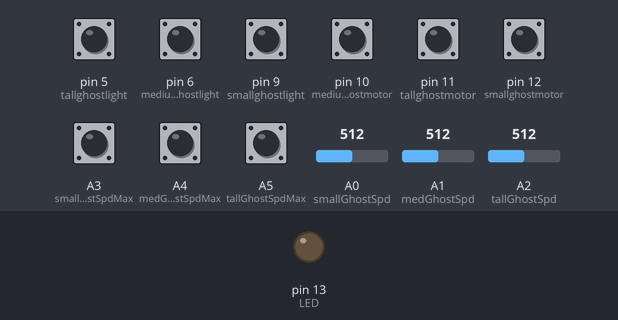
Simulated run of this sketch. Board: Arduino Uno, built with avr-gcc and run on an emulated ATmega328P. Shown: output pins drawn as LEDs (lit = HIGH). Dashed ring = blinking. The inputs (shaded band) are chosen by the test bench; at power-on: A3 (smallGhostSpdMax), A4 (medGhostSpdMax), A5 (tallGhostSpdMax), pin 5 (tallghostlight), pin 6 (mediumghostlight), pin 9 (smallghostlight), pin 10 (mediumghostmotor), pin 11 (tallghostmotor), pin 12 (smallghostmotor) HIGH, A0 (smallGhostSpd) = 512, A1 (medGhostSpd) = 512, A2 (tallGhostSpd) = 512. No radio packets arrive unless stated; pins used as bus, display or sensor lines are not drawn; what the sketch prints to the serial monitor is not drawn.

Above: at 0.06 s.
At 2.95 s:
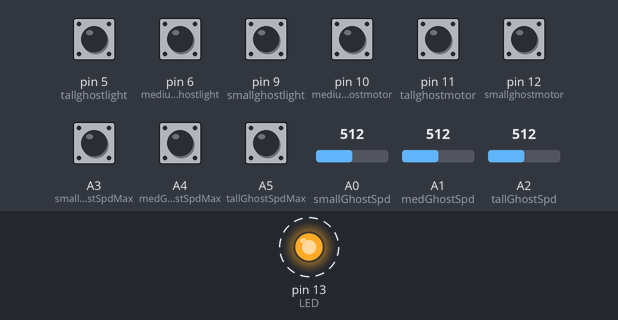
Timing chart, 0 to 3.2 s (numbered marks = the images above):
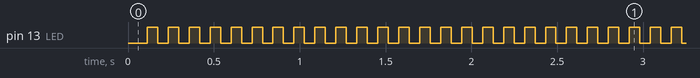

Measured:
- by itself, pin 13 (LED): alternates HIGH for 0.06 s and LOW for 0.06 s

The sketch:

MindManglerPickleTX.ino
```cpp
#include <SPI.h>
#include <RH_RF69.h>

/*
Mind Mangler - Bending Stands Pickle
RFM69HCW Version

Created: May 2023
Updated:
Code: Nick Blower / nick@junctioninc.co.uk / Seb S / seb@sghinnovations.com

Version:  1.0b
Based on: DMX_Dimmer

Ports:
Port  Tpye  I/O  Desc
A0    A     I    Small Ghost Speed
A1    A     I    Medium Ghost Speed
A2    A     I    Tall Ghost Speed
A3    D     I    Run Small Ghost Motor - MAX SPEED
A4    D     I    Run Medium Ghost Motor - MAX SPEED
A5	  D		  I    Run Tall Ghost Motor - MAX SPEED
D2    D		  IO   SDA
D3    D		  IO   SCL
D4    D     Out  RADIO - RESET
D5    D     I    Run Tall Ghost Light
D6    D     I    Run Medium Ghost Light
D7    D     Out  RADIO - IRQ
D8    D     Out  RADIO - CS
D12    D     I    Run Small Ghost Motor
D10   D     I    Run Medium Ghost Motor
D11   D     I    Run Tall Ghost Motor
D9   D     I    Run Small Ghost Light
D13   D     O    LED
*/

/// User Changeable Params /////
#define debug 0                   //Toggle view program state in serial monitor
#define debugSend 0               //Toggle view sent bytes in serial monitor
unsigned long debounceDelay = 50; //Debounce for light inputs
////////////////////////////////

//////// Program defines ///////
#define  RF69_FREQ	434.0
#define  TASK1_INTERVAL  50
#define  TASK2_INTERVAL  200
////////////////////////////////

//////// Pin Definitions ///////
#define RFM69_CS	8
#define RFM69_INT	7
#define RFM69_RST	4
#define LED			13
#define smallGhostSpd A0
#define medGhostSpd A1
#define tallGhostSpd A2
#define smallGhostSpdMax A3
#define medGhostSpdMax A4
#define tallGhostSpdMax A5
#define smallghostlight 9
#define mediumghostlight 6
#define tallghostlight 5
#define smallghostmotor 12
#define mediumghostmotor 10
#define tallghostmotor 11
////////////////////////////////

////// Program Variables ///////
RH_RF69 rf69(RFM69_CS, RFM69_INT);
uint8_t buf[RH_RF69_MAX_MESSAGE_LEN];
uint32_t task1MillisLast, task2MillisLast = 0;
bool ledState;
uint8_t  smallGhostSpdVal, medGhostSpdVal, tallGhostSpdVal;
bool smallghostlightval, mediumghostlightval, tallghostlightval, smallghostmotorval, mediumghostmotorval, tallghostmotorval;
bool lastsmallghostlightval, lastmediumghostlightval, lasttallghostlightval;
unsigned long lastDebounceTime1, lastDebounceTime2, lastDebounceTime3 = 0;
////////////////////////////////

void setup() {
	Serial.begin(115200);
  if(debug){while(!Serial)delay(1);}
	Serial.println("Mind Mangler Pickle TX");
	Serial.println();
  ioInit();
  radioInit();
}

void loop() {
	if (millis() - task1MillisLast > TASK1_INTERVAL) {
		task1MillisLast = millis();
    sendData();
    digitalWrite(LED, ledState);
	}
  if (millis() - task2MillisLast > TASK2_INTERVAL) {
   task2MillisLast = millis();
   if(debug){printDebug();}
  }
  readInputs();
}

void printDebug(){
  Serial.println("Bendy Mic Stand Pickle Status");
  Serial.println();
  Serial.print(" -smallGhostSpdVal: ");
  Serial.println(smallGhostSpdVal);
  Serial.print(" -medGhostSpdVal: ");
  Serial.println(medGhostSpdVal);
  Serial.print(" -tallGhostSpdVal: ");
  Serial.println(tallGhostSpdVal);
  Serial.print(" -smallghostlightval: ");
  Serial.println(smallghostlightval);
  Serial.print(" -mediumghostlightval: ");
  Serial.println(mediumghostlightval);
  Serial.print(" -tallghostlightval: ");
  Serial.println(tallghostlightval);
  Serial.print(" -smallghostmotorval: ");
  Serial.println(smallghostmotorval);
  Serial.print(" -mediumghostmotorval: ");
  Serial.println(mediumghostmotorval);
  Serial.print(" -tallghostmotorval: ");
  Serial.println(tallghostmotorval);
  Serial.println();
  Serial.println("-------------------------------");
}
```

io.ino
```cpp
void ioInit(){
  pinMode       (LED, OUTPUT);
  pinMode       (RFM69_RST, OUTPUT);
  pinMode       (smallGhostSpd, INPUT);
  pinMode       (medGhostSpd, INPUT);
  pinMode       (tallGhostSpd, INPUT);
  pinMode       (smallGhostSpdMax, INPUT_PULLUP);
  pinMode       (medGhostSpdMax, INPUT_PULLUP);
  pinMode       (tallGhostSpdMax, INPUT_PULLUP);
  pinMode       (smallghostlight, INPUT_PULLUP);
  pinMode       (mediumghostlight, INPUT_PULLUP);
  pinMode       (tallghostlight, INPUT_PULLUP);
  pinMode       (smallghostmotor, INPUT_PULLUP);
  pinMode       (mediumghostmotor, INPUT_PULLUP);
  pinMode       (tallghostmotor, INPUT_PULLUP);
  digitalWrite  (RFM69_RST, LOW);
}


bool buttonState1, buttonState2, buttonState3;

void readInputs(){

  bool smallghostlightreading = !digitalRead(smallghostlight);
  bool mediumghostlightreading = !digitalRead(mediumghostlight);
  bool tallghostlightreading = !digitalRead(tallghostlight);

  if (smallghostlightreading != lastsmallghostlightval) {lastDebounceTime1 = millis();}
  if ((millis() - lastDebounceTime1) > debounceDelay) {
    if(smallghostlightreading != buttonState1){
      buttonState1 = smallghostlightreading;
      if(buttonState1 == true){smallghostlightval = !smallghostlightval;}
    }
  }
  lastsmallghostlightval = smallghostlightreading;

  if (mediumghostlightreading != lastmediumghostlightval) {lastDebounceTime2 = millis();}
  if ((millis() - lastDebounceTime2) > debounceDelay) {
    if(mediumghostlightreading != buttonState2){
      buttonState2 = mediumghostlightreading;
      if(buttonState2 == true){mediumghostlightval = !mediumghostlightval;}
    }
  }
  lastmediumghostlightval = mediumghostlightreading;

  if (tallghostlightreading != lasttallghostlightval) {lastDebounceTime3 = millis();}
  if ((millis() - lastDebounceTime3) > debounceDelay) {
    if(tallghostlightreading != buttonState3){
      buttonState3 = tallghostlightreading;
      if(buttonState3 == true){tallghostlightval = !tallghostlightval;}
    }
  }
  lasttallghostlightval = tallghostlightreading;


  smallghostmotorval = !digitalRead(smallghostmotor);
  mediumghostmotorval = !digitalRead(mediumghostmotor);
  tallghostmotorval = !digitalRead(tallghostmotor);

  //Feather 32u4 has 10 bit ADC, so max value of 1024. Map from 10 to allow deadzone
  int16_t adc1 = map(analogRead(smallGhostSpd), 0, 1024, 30, 255);
  int16_t adc2 = map(analogRead(medGhostSpd), 0, 1024, 30, 255);
  int16_t adc3 = map(analogRead(tallGhostSpd), 0, 1024, 30, 255);

  if(adc1 < 30){adc1 = 30;}
  if(adc2 < 30){adc2 = 30;}
  if(adc3 < 30){adc3 = 30;}

  if(smallghostmotorval){smallGhostSpdVal = constrain(adc1, 0, 255);}
  if(mediumghostmotorval){medGhostSpdVal = constrain(adc2, 0, 255);}
  if(tallghostmotorval){tallGhostSpdVal = constrain(adc3, 0, 255);}

  //If analog pins can be treated as digital
  if(!digitalRead(smallGhostSpdMax)){smallGhostSpdVal = 255;}
  else if (!smallghostmotorval){smallGhostSpdVal = 0;}
  if(!digitalRead(medGhostSpdMax)){medGhostSpdVal = 255;}
  else if (!mediumghostmotorval){medGhostSpdVal = 0;}
  if(!digitalRead(tallGhostSpdMax)){tallGhostSpdVal = 255;}
  else if (!tallghostmotorval){tallGhostSpdVal = 0;}
}
```

radio.ino
```cpp
void radioInit(){
  digitalWrite(RFM69_RST, HIGH);
  delay(10);
  digitalWrite(RFM69_RST, LOW);
  delay(10);

  if (!rf69.init()) {Serial.println("Radio init failed - Halt!"); while (1);}
  Serial.println("Radio init OK!");

  if (!rf69.setFrequency(RF69_FREQ)) {Serial.println("setFrequency failed");}
  rf69.setTxPower(20, true);  // range from 14-20 for power, 2nd arg must be true for 69HCW

  uint8_t key[] = { 0x23, 0x70, 0x4A, 0x88, 0x5F, 0x60, 0x71, 0x0A, 0x10, 0xA0, 0x06, 0x9E, 0x5D, 0x17, 0x35, 0x34};
  rf69.setEncryptionKey(key);

  Serial.print("RFM69 radio @");
  Serial.print((int)RF69_FREQ);
  Serial.println("MHz");
}

void sendData(){
  uint8_t radiopacket[6];
  radiopacket[0] = smallGhostSpdVal;
  radiopacket[1] = medGhostSpdVal;
  radiopacket[2] = tallGhostSpdVal;
  radiopacket[3] = smallghostlightval;
  radiopacket[4] = mediumghostlightval;
  radiopacket[5] = tallghostlightval;
  if(debugSend){
    Serial.println("Sending Data");
    for (int i = 0; i <= 5; i++) {
      Serial.print("Byte ");
      Serial.print(i);
      Serial.print("  Data: ");
      Serial.println(radiopacket[i]);
    }
  }
  rf69.send(radiopacket, 6);
  rf69.waitPacketSent();
  ledState = !ledState;
}
```
